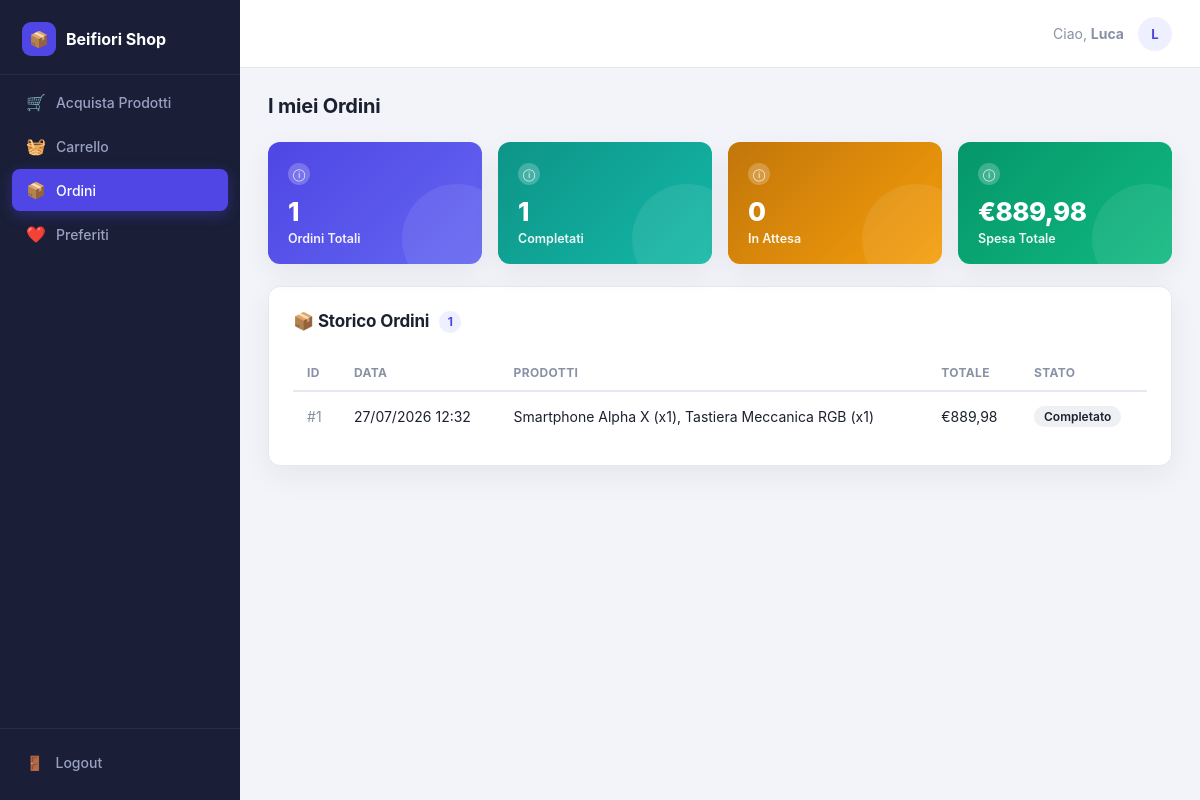
The app's page /orders.php (signed in) with its own data.
### tables this page shows
CREATE TABLE IF NOT EXISTS ordini (
    id INT AUTO_INCREMENT PRIMARY KEY,
    utente_id INT NOT NULL,
    data DATETIME DEFAULT CURRENT_TIMESTAMP,
    stato ENUM('in_attesa', 'completato', 'annullato') DEFAULT 'in_attesa',
    totale DECIMAL(10, 2) NOT NULL,
    FOREIGN KEY (utente_id) REFERENCES utenti(id) ON DELETE CASCADE
);

### src/orders.php (the view, shortened to what this page needs)
<?php
$pdo = connect();
$stmt = $pdo->prepare("
    SELECT o.id, o.data, o.totale, o.stato,
           GROUP_CONCAT(CONCAT(p.nome, ' (x', od.quantita, ')') SEPARATOR ', ') AS prodotti
    FROM ordini o
    JOIN ordine_dettagli od ON o.id = od.ordine_id
    JOIN prodotti p ON od.prodotto_id = p.id
    WHERE o.utente_id = ?
    GROUP BY o.id
    ORDER BY o.data DESC
");
$stmt->execute([$_SESSION['user_id']]);
$ordini = $stmt->fetchAll();
?>
<!DOCTYPE html>
<html lang="it">
<head>
<link rel="stylesheet" href="style.css">
</head>
<body>
<div class="app-shell">
    <aside class="sidebar">
        <div class="sidebar-brand">
            <span class="logo-mark">📦</span>
            <span>Beifiori Shop</span>
        </div>
        <nav class="sidebar-nav">
            <a href="index.php"><span class="nav-icon">🛒</span> Acquista Prodotti</a>
            <a href="cart.php"><span class="nav-icon">🧺</span> Carrello</a>
            <a href="orders.php" class="active"><span class="nav-icon">📦</span> Ordini</a>
            <a href="wishlist.php"><span class="nav-icon">❤️</span> Preferiti</a>
        </nav>
        <div class="sidebar-footer">
            <a href="logout.php"><span class="nav-icon">🚪</span> Logout</a>
        </div>
    </aside>
    <div class="main-col">
        <header class="topbar">
            <div class="topbar-search"></div>
            <div class="topbar-actions">
                <span class="welcome">Ciao, <strong><?= htmlspecialchars($_SESSION['username']) ?></strong></span>
                <span class="user-chip"><?= strtoupper(substr($_SESSION['username'], 0, 1)) ?></span>
            </div>
        </header>
        <main class="page">
    <?php
    $ordCompletati = 0; $ordAttesa = 0; $speseTotali = 0.0;
    foreach ($ordini as $oRow) {
        if ($oRow['stato'] === 'completato') $ordCompletati++;
        $speseTotali += (float)$oRow['totale'];
    }
    ?>
    <h2 class="page-title">I miei Ordini</h2>
    <div class="stat-grid">
        <div class="stat-card c-indigo">
            <span class="stat-icon">ⓘ</span>
            <div class="stat-value"><?= count($ordini) ?></div>
            <div class="stat-label">Ordini Totali</div>
        </div>
        <div class="stat-card c-teal">
            <span class="stat-icon">ⓘ</span>
            <div class="stat-value"><?= $ordCompletati ?></div>
            <div class="stat-label">Completati</div>
        </div>
        <div class="stat-card c-orange">
            <span class="stat-icon">ⓘ</span>
            <div class="stat-value"><?= $ordAttesa ?></div>
            <div class="stat-label">In Attesa</div>
        </div>
        <div class="stat-card c-green">
            <span class="stat-icon">ⓘ</span>
            <div class="stat-value">€<?= number_format($speseTotali, 2, ',', '.') ?></div>
            <div class="stat-label">Spesa Totale</div>
        </div>
    </div>
    <section class="panel panel-wide">
        <div class="panel-header">
            <h2>📦 Storico Ordini <span class="count-chip"><?= count($ordini) ?></span></h2>
        </div>
        <div class="table-scroll">
            <table class="data-table">
                <thead><tr><th>ID</th><th>Data</th><th>Prodotti</th><th>Totale</th><th>Stato</th></tr></thead>
                <tbody>
                <?php foreach ($ordini as $o): ?>
                    <tr>
                        <td class="cell-muted">#<?= $o['id'] ?></td>
                        <td><?= date('d/m/Y H:i', strtotime($o['data'])) ?></td>
                        <td><?= htmlspecialchars($o['prodotti']) ?></td>
                        <td>€<?= number_format($o['totale'], 2, ',', '.') ?></td>
                        <td><span class="tag"><?= ucfirst(str_replace('_', ' ', $o['stato'])) ?></span></td>
                    </tr>
                <?php endforeach; ?>
                </tbody>
            </table>
        </div>
    </section>
        </main>
    </div>
</div>
</body>
</html>

### records on screen
ordini: id "1", data "27/07/2026 12:32", prodotti "Smartphone Alpha X (x1), Tastiera Meccanica RGB (x1)", totale "889,98", stato "Completato"

### other values on screen
$_SESSION['username'] "Luca"
substr($_SESSION['username'], 0, 1) "L"
count($ordini) "1"
$ordCompletati "1"
$ordAttesa "0"
$speseTotali "889,98"
